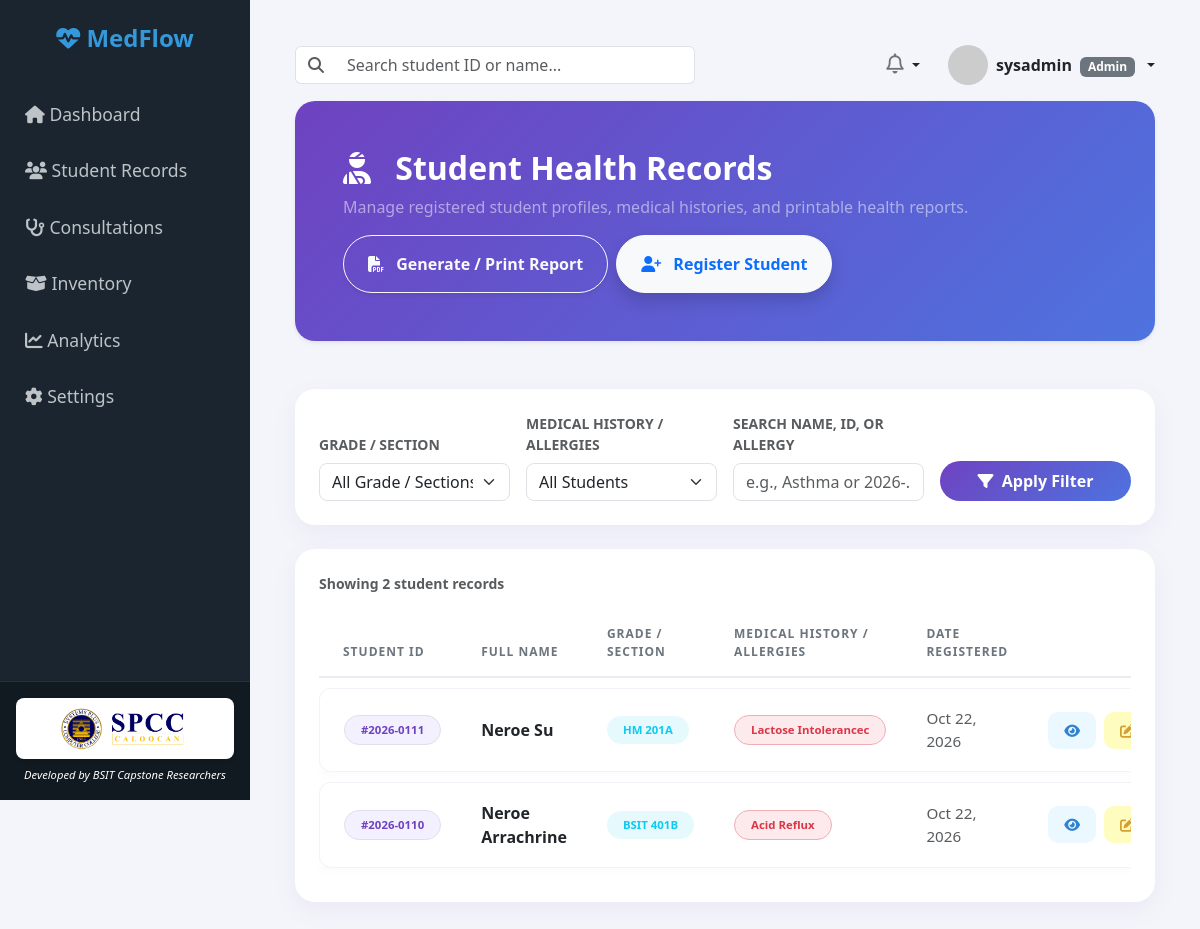
/modules/records/index.php (signed in), run on an earlier commit of the app's database.
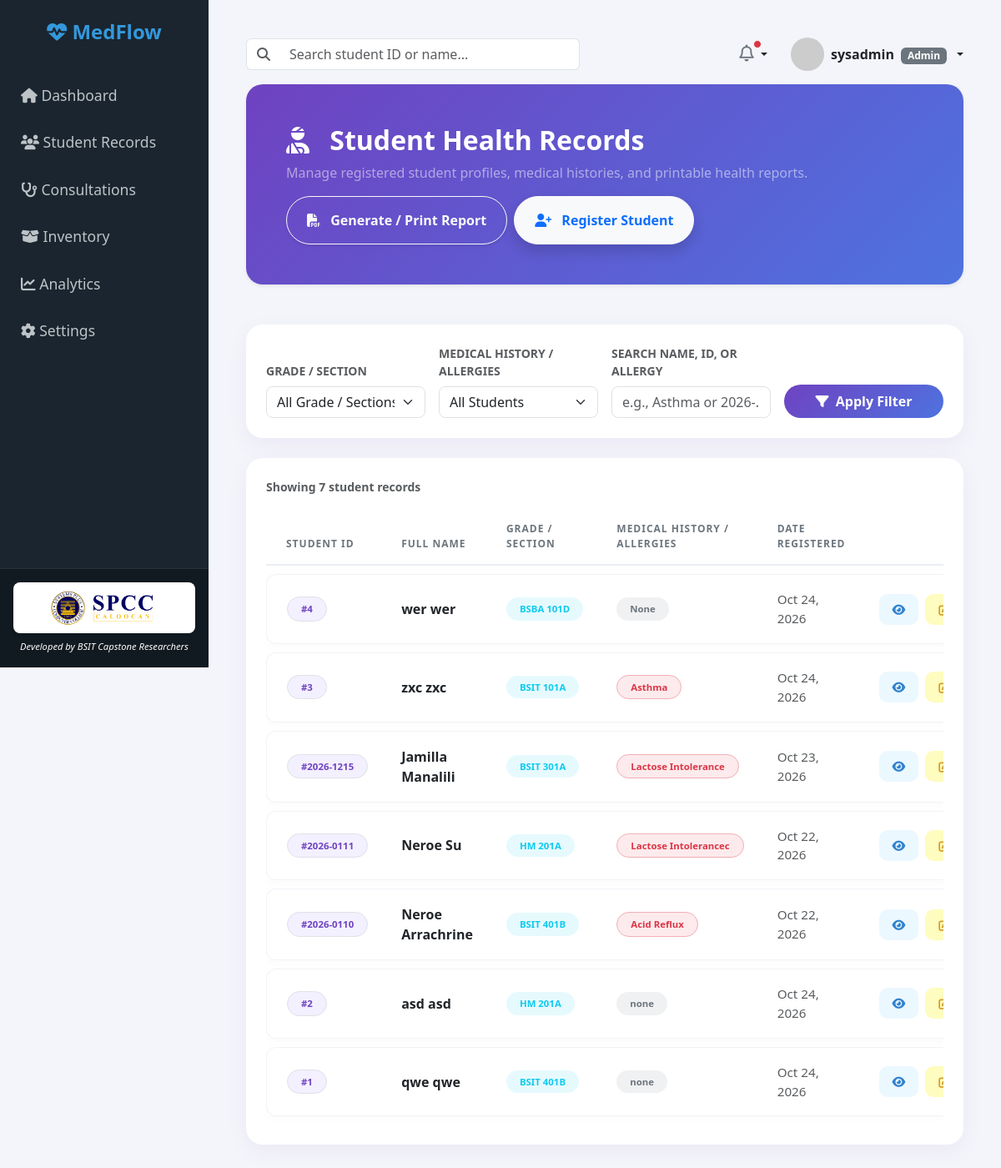
And on a later commit of the database.
### tables this page shows
CREATE TABLE IF NOT EXISTS `students` (
  `student_id` varchar(50) NOT NULL,
  `first_name` varchar(50) DEFAULT NULL,
  `last_name` varchar(50) DEFAULT NULL,
  `grade_section` varchar(50) DEFAULT NULL,
  `medical_history` text,
  `allergies` text,
  `created_at` timestamp NULL DEFAULT CURRENT_TIMESTAMP,
  PRIMARY KEY (`student_id`)
);

### includes/topbar.php (called while the page is built, shortened)
<?php
$user_role = $_SESSION['role'] ?? 'Teacher';
?>

### modules/records/index.php (the view, shortened to what the changed rows need)
<?php
require_once '../../includes/db_connect.php';
$students = [];
$query_error = '';
try {
    $sql = "SELECT * FROM students WHERE 1=1";
    $params = [];
    $sql .= " ORDER BY student_id DESC";
    $stmt = $pdo->prepare($sql);
    $stmt->execute($params);
    $students = $stmt->fetchAll(PDO::FETCH_ASSOC);
} catch (PDOException $e) {
    $query_error = "Error loading student records.";
}
?>
<!DOCTYPE html>
<html lang="en">
<head>
    <link href="https://cdn.jsdelivr.net/npm/bootstrap@5.3.0/dist/css/bootstrap.min.css" rel="stylesheet">
    <link rel="stylesheet" href="https://cdnjs.cloudflare.com/ajax/libs/font-awesome/6.4.0/css/all.min.css">
</head>
<body>
    <div class="main-content">
        <?php include '../../includes/topbar.php'; ?>
        <div class="card bg-gradient-purple p-5 mb-5 shadow-sm mt-3">
            <div class="d-flex flex-wrap justify-content-between align-items-center gap-3">
                <div>
                    <h2 class="fw-bold mb-2 text-white"><i class="fa-solid fa-user-injured me-3"></i> Student Health Records</h2>
                </div>
            </div>
        </div>
        <div class="card p-4">
            <div class="d-flex justify-content-between align-items-center mb-3">
                <span class="text-muted small fw-semibold">
                    Showing <strong><?php echo count($students); ?></strong> student record<?php echo count($students) === 1 ? '' : 's'; ?>
                </span>
            </div>
            <div class="table-responsive">
                <table class="table align-middle mb-0">
                    <thead>
                        <tr>
                            <th class="ps-4">Student ID</th>
                            <th>Full Name</th>
                            <th>Grade / Section</th>
                            <th>Medical History / Allergies</th>
                            <th>Date Registered</th>
                            <th class="text-end pe-4 no-print">Actions</th>
                        </tr>
                    </thead>
                    <tbody>
                        <?php
                        if ($query_error !== '') {
                            echo "<tr><td colspan='6' class='text-center text-danger py-4'>" . htmlspecialchars($query_error) . "</td></tr>";
                        } elseif (count($students) > 0) {
                            foreach ($students as $row) {
                                $reg_date = !empty($row['created_at']) ? date('M d, Y', strtotime($row['created_at'])) : 'Oct 22, 2026';
                                $med_text = trim((string)($row['medical_history'] ?? ''));
                                $has_med = ($med_text !== '' && !in_array(strtolower($med_text), ['none', 'n/a', 'na', 'none noted'], true));
                                $med_badge_class = $has_med
                                    ? 'bg-danger bg-opacity-10 text-danger border border-danger-subtle'
                                    : 'bg-secondary bg-opacity-10 text-secondary';
                                echo "<tr>";
                                echo "<td class='ps-4'><span class='badge bg-purple bg-opacity-10 text-purple border px-3 py-2 rounded-pill fw-semibold' style='background-color: #f3f0ff !important; color: #6f42c1 !important;'>#" . htmlspecialchars($row['student_id']) . "</span></td>";
                                echo "<td><strong class='text-dark fs-6'>" . htmlspecialchars($row['first_name'] . ' ' . $row['last_name']) . "</strong></td>";
                                echo "<td><span class='badge bg-info bg-opacity-10 text-info px-3 py-2 rounded-pill'>" . htmlspecialchars($row['grade_section']) . "</span></td>";
                                echo "<td><span class='badge {$med_badge_class} px-3 py-2 rounded-pill'>" . htmlspecialchars($med_text !== '' ? $med_text : 'None') . "</span></td>";
                                echo "<td class='text-muted'>" . htmlspecialchars($reg_date) . "</td>";
                                echo "<td class='text-end pe-4 no-print'>
                                        <div class='d-flex justify-content-end gap-2'>
                                            <a href='view.php?id=" . urlencode($row['student_id']) . "' class='btn btn-sm btn-action-view px-3 py-2' title='View Profile'>
                                                <i class='fa-solid fa-eye'></i>
                                            </a>";
                                if ($user_role === 'Admin' || $user_role === 'Nurse') {
                                    echo "<a href='edit.php?id=" . urlencode($row['student_id']) . "' class='btn btn-sm btn-action-edit px-3 py-2' title='Edit Record'>
                                            <i class='fa-solid fa-pen-to-square'></i>
                                          </a>
                                          <a href='delete.php?id=" . urlencode($row['student_id']) . "' class='btn btn-sm btn-action-delete px-3 py-2' title='Delete Record' onclick='return confirm(\"Are you sure you want to delete this student record?\");'>
                                            <i class='fa-solid fa-trash'></i>
                                          </a>";
                                }
                                echo "</div>
                                       </td>";
                                echo "</tr>";
                            }
                        } else {
                            echo "<tr><td colspan='6' class='text-center text-muted py-5'>
                                    <i class='fa-solid fa-user-slash fa-3x mb-3 text-secondary opacity-25'></i>
                                    <p class='mb-0 fw-medium'>No matching student health records found.</p>
                                 </td></tr>";
                        }
                        ?>
                    </tbody>
                </table>
            </div>
        </div>
    </div>
</body>
</html>

What changed in the data, as far as the page shows it:
added students: student_id "4", first_name+last_name "wer wer", grade_section "BSBA 101D", medical_history "None", created_at "Oct 24, 2026"
added students: student_id "3", first_name+last_name "zxc zxc", grade_section "BSIT 101A", medical_history "Asthma", created_at "Oct 24, 2026"
added students: student_id "2026-1215", first_name+last_name "Jamilla Manalili", grade_section "BSIT 301A", medical_history "Lactose Intolerance", created_at "Oct 23, 2026"
added students: student_id "2", first_name+last_name "asd asd", grade_section "HM 201A", medical_history "none", created_at "Oct 24, 2026"
added students: student_id "1", first_name+last_name "qwe qwe", grade_section "BSIT 401B", medical_history "none", created_at "Oct 24, 2026"
Also different on the page:
count($students): "2" → "7"
